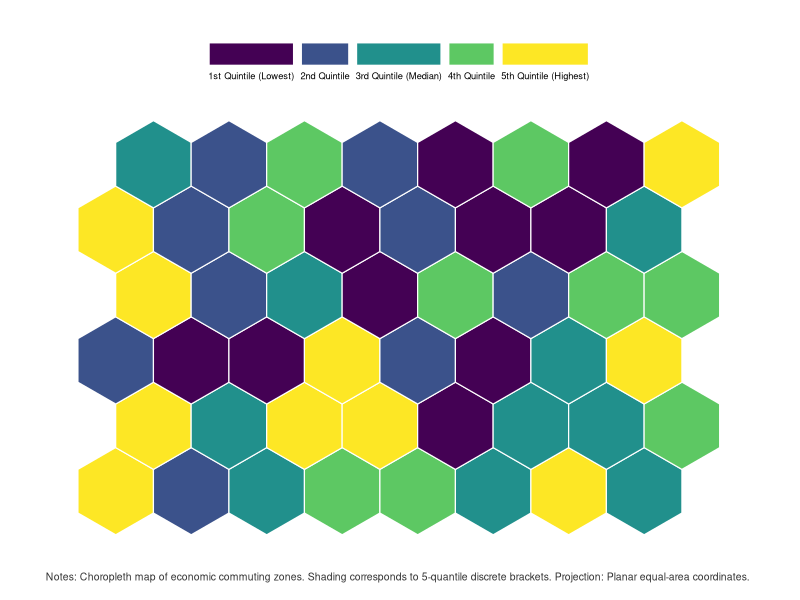
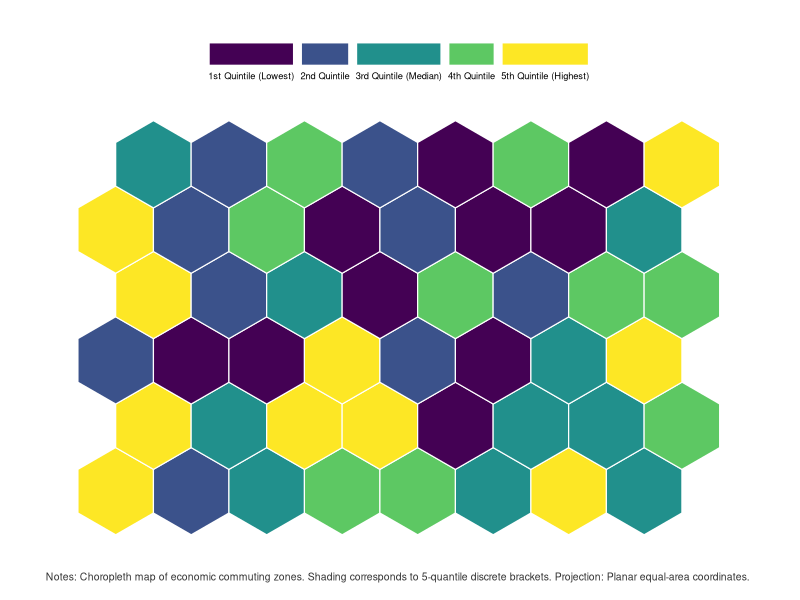
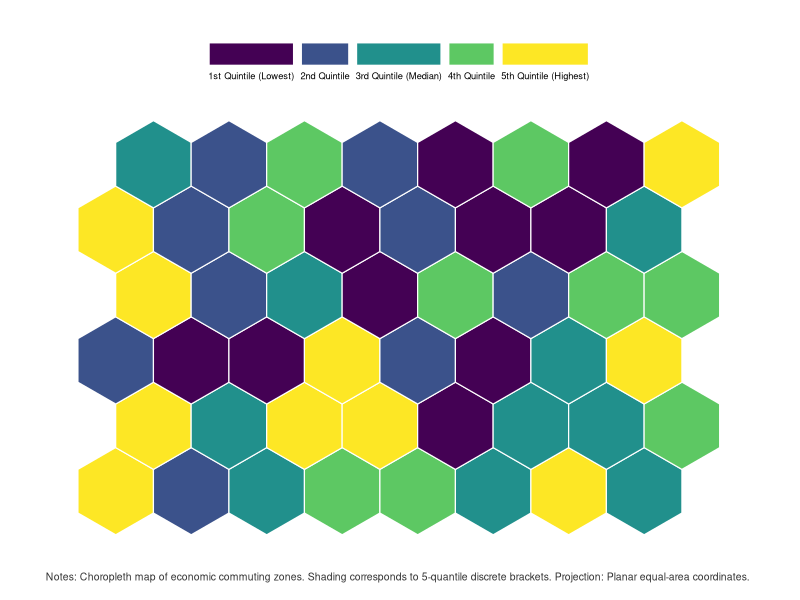

The R script that drew these images, in order:
# Publication-Grade Spatial Choropleth Map (R / sf & ggplot2)
# Adheres to Gastel & Day exhibit standards and Pebesma (2018) Simple Features
# Demonstrates discrete quantile binning and equal-area planar projection

suppressPackageStartupMessages({
  if (requireNamespace("sf", quietly = TRUE)) {
    library(sf)
  }
  library(ggplot2)
})

# 1. Synthesize Contiguous Hexagonal Spatial Units
create_synthetic_spatial_sf <- function(n_rows = 6, n_cols = 8, seed = 42) {
  set.seed(seed)
  polys <- list()
  counter <- 1
  
  for (r in 0:(n_rows - 1)) {
    for (c in 0:(n_cols - 1)) {
      x_offset <- (r %% 2) * 0.5
      x0 <- c + x_offset
      y0 <- r * 0.866
      
      coords <- matrix(c(
        x0 + 0.5, y0,
        x0 + 1.0, y0 + 0.288,
        x0 + 1.0, y0 + 0.866,
        x0 + 0.5, y0 + 1.155,
        x0, y0 + 0.866,
        x0, y0 + 0.288,
        x0 + 0.5, y0
      ), ncol = 2, byrow = TRUE)
      
      polys[[counter]] <- st_polygon(list(coords))
      counter <- counter + 1
    }
  }
  
  sfc <- st_sfc(polys)
  values <- rnorm(length(sfc), mean = 20, sd = 5)
  
  st_sf(
    zone_id = paste0("CZ_", seq_along(sfc)),
    economic_index = values,
    geometry = sfc
  )
}

# 2. Render Publication Spatial Map
plot_choropleth_r <- function(gdf, out_pdf = "choropleth_r.pdf", out_png = "choropleth_r.png") {
  gdf$quintile <- cut(
    gdf$economic_index,
    breaks = quantile(gdf$economic_index, probs = seq(0, 1, 0.2)),
    include.lowest = TRUE,
    labels = c("1st Quintile (Lowest)", "2nd Quintile", "3rd Quintile (Median)", "4th Quintile", "5th Quintile (Highest)")
  )
  
  p <- ggplot(gdf) +
    geom_sf(aes(fill = quintile), color = "white", linewidth = 0.4) +
    scale_fill_viridis_d(
      name = "",
      option = "viridis",
      guide = guide_legend(nrow = 1, title.position = "top", label.position = "bottom")
    ) +
    labs(
      caption = "Notes: Choropleth map of economic commuting zones. Shading corresponds to 5-quantile discrete brackets. Projection: Planar equal-area coordinates."
    ) +
    theme_minimal(base_size = 9, base_family = "sans") +
    theme(
      axis.line = element_blank(),
      axis.ticks = element_blank(),
      axis.text = element_blank(),
      panel.grid = element_blank(),
      legend.position = "top",
      legend.justification = "center",
      legend.text = element_text(size = rel(0.75)),
      plot.caption = element_text(size = 7.5, color = "#333333", hjust = 0, margin = margin(t = 10)),
      plot.margin = margin(12, 16, 12, 12)
    )
  
  ggsave(out_pdf, plot = p, width = 8.0, height = 5.5, device = "pdf")
  ggsave(out_png, plot = p, width = 8.0, height = 5.5, dpi = 300)
  message(sprintf("Saved: %s and %s", out_pdf, out_png))
  return(p)
}

main <- function() {
  if (!requireNamespace("sf", quietly = TRUE)) {
    message("Package 'sf' is not installed; skipping local R choropleth execution.")
    return(invisible(NULL))
  }
  
  args <- commandArgs(trailingOnly = FALSE)
  file_arg <- grep("^--file=", args, value = TRUE)
  if (length(file_arg) > 0) {
    script_dir <- dirname(normalizePath(sub("^--file=", "", file_arg[1]), winslash = "/"))
  } else {
    script_dir <- getwd()
  }
  
  spatial_df <- create_synthetic_spatial_sf()
  out_pdf <- file.path(script_dir, "choropleth_r.pdf")
  out_png <- file.path(script_dir, "choropleth_r.png")
  plot_choropleth_r(spatial_df, out_pdf, out_png)
}

if (!interactive()) {
  main()
}
